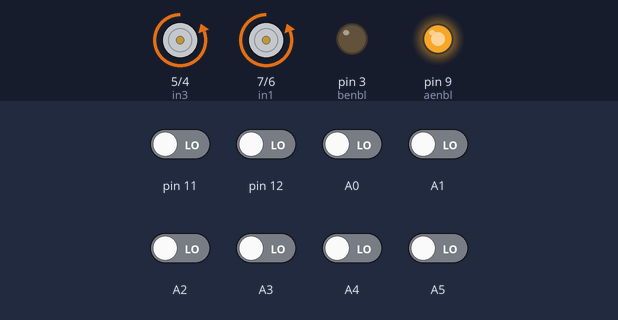
The sketch below on a simulated Arduino Uno, built with avr-gcc and run on an emulated ATmega328P. Parts: motor-driver pin pairs drawn as motors (green arrow = first pin HIGH = forward, orange = second pin HIGH = backward, longer = more drive), output pins drawn as LEDs (lit = HIGH). Inputs (shaded band) come from the test bench; at power-on: A0–5, pin 11, pin 12 LOW. Pins used as bus, display or sensor lines are not drawn.

Above: at 11.2 s.
11.3 s: pin 12 driven HIGH
14.3 s: A1 driven HIGH
At 14.9 s:
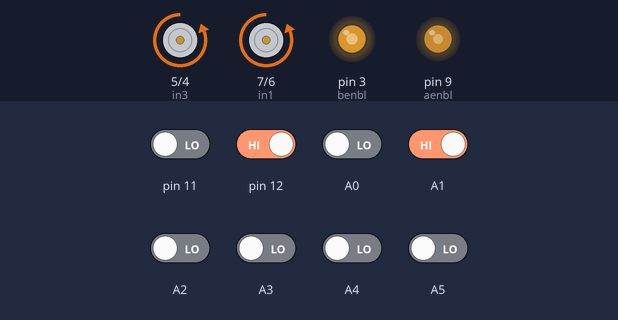
15.8 s: pin 11 driven HIGH
At 16.25 s:
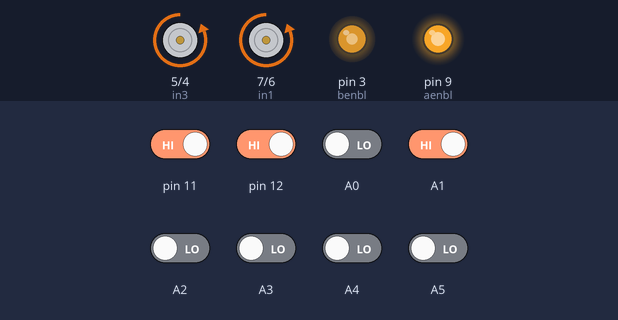
18.8 s: A0 driven HIGH
At 19.1 s:
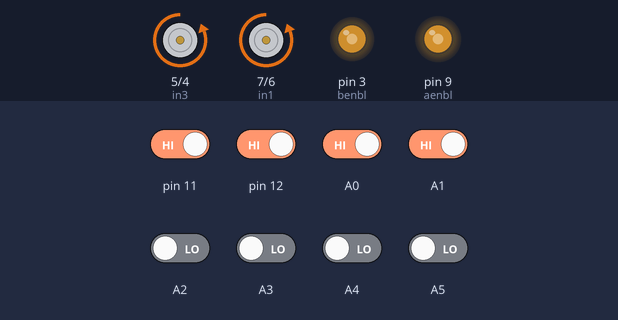
20.3 s: A2 driven HIGH
At 20.45 s:
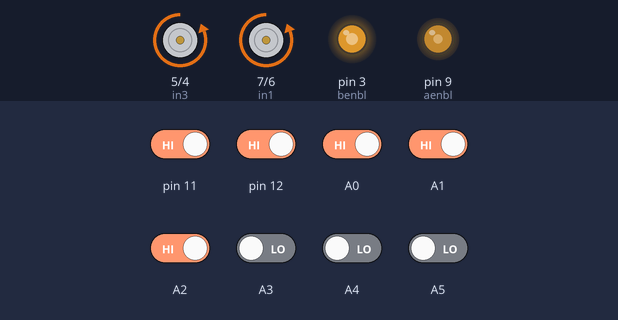
23.3 s: pin 11 driven LOW
Timing chart, 0 to 27.3 s (numbered marks = the images above; inputs shaded):
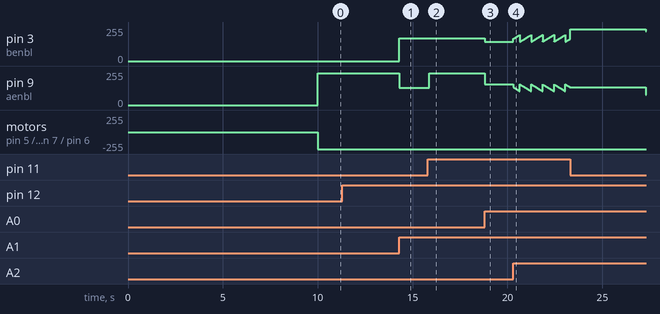

Measured:
- after the input at 14.3 s, pin 3 (benbl): 0/255 → 172/255 at once; pin 9 (aenbl): 240/255 → 128/255 at once
- after the input at 15.8 s, pin 9 (aenbl): 128/255 → 240/255 after 0.09 s
- after the input at 18.8 s, pin 3 (benbl): 172/255 → 146/255 at once; pin 9 (aenbl): 240/255 → 154/255 at once
- after the input at 20.3 s, pin 3 (benbl): ramps from 146/255 to 196/255 and jumps back, once every 0.60 s; pin 9 (aenbl): ramps from 154/255 to 104/255 and jumps back, once every 0.60 s

The sketch:

Line_Follower.ino
```cpp
#include <QTRSensors.h>  // including the QTRSensor library in order for the arduino to understand the commands that are given to the sensors
QTRSensors qtr;         //  setting QTRSensor string to qtr for it to simplify the calling of the library

const uint8_t SensorCount = 8; //declaring the sonsor to activate all of its 8 IR LEDs with 8-bit integer values
uint16_t sensorValues[SensorCount]; // declaring a list that will contain sensor values in it with 16-bit integer values

float Kp = 0.07;  // declaring PROPORTIONAL constant for the PID function that will be created in the upcoming lines
float Ki = 0.0008;  // declaring INTGERAL constant for the PID function that will be created in the upcoming lines
float Kd = 0.6;   // declaring DERIVATIVE constant for the PID function that will be created in the upcoming lines

int P; //declaring an integer named P for the process that is proportional to the error value
int I; //declaring an integer named I for initiliazing the first error value for the summation of past error values
int D; //declaring an integer named D for setting the calculation that will be held in the DERIVATIVE segment in the upcoming PID_control function, to be equal to

int lastError = 0; // declaring an integer for DERIVATIVE segment to use in order to calculate the error values that the system will encounter

const uint8_t maxspeeda = 240; //declaring the maximum speed value (up to 255) for right(A) motor
const uint8_t maxspeedb = 240; //declaring the maximum speed value (up to 255) for left(B) motor

const uint8_t basespeeda = 150;  //declaring the base speed value for motorA
const uint8_t basespeedb = 150;  //declaring the base speed value for motorB

int aenbl = 9; // declaring the ENA pin on the motor driver that is connected to the D9 pin on the arduino to control PWM of the motorA
int in1 = 7; // declaring the IN1 pin on the motor driver that is connected to the D7 pin on the arduino to set a comminucation channel between OUT1 of the motor driver and arduino
int in2 = 6; // declaring the IN2 pin on the motor driver that is connected to the D6 pin on the arduino to set a comminucation channel between OUT2 of the motor driver and arduino

int benbl = 3; // declaring the ENB pin on the motor driver that is connected to the D3 pin on the arduino to control PWM of the motorB
int in3 = 5; // declaring the IN3 pin on the motor driver that is connected to the D5 pin on the arduino to set a comminucation channel between OUT3 of the motor driver and arduino
int in4 = 4; // declaring the IN4 pin on the motor driver that is connected to the D4 pin on the arduino to set a comminucation channel between OUT4 of the motor driver and arduino

void calibration() {

  digitalWrite(LED_BUILTIN, HIGH); // turning on the LED of the arduino in order to inform the user that the system is in the calibration mode

  for (uint16_t i = 0; i < 400; i++) // this loop allows user to manually calibrate the sensor by helding IR LEDs on a dark and respectively light surfaces about 10 seconds. By...
//... limiting the intagrator(i) in the loop up to 400, the user corresponds computing operation with 10 seconds in real life
  {
    qtr.calibrate(); //calibration starts
  }
  digitalWrite(LED_BUILTIN, LOW); // arduino light turns of, indicating that the calibration has ended
}

void setup() {   //the main setup function for hardwares to recognized by the system

  qtr.setTypeRC(); //choosing which one of the sensors models between QTR-8A and QTR-8RC to be worked with

  qtr.setSensorPins((const uint8_t[]){11, 12, A5, A4, A3, A2, A1, A0}, SensorCount); //introducing the connections of IR LEDs to the arduino from 1th to 8th outputs.

  qtr.setEmitterPin(13); //declaring the LEDON pin in order to activate IR LEDs

  pinMode(aenbl, OUTPUT); //setting ENA as OUTPUT for the electrical current to flow correctly
  pinMode(in1, OUTPUT);  //setting IN1 as OUTPUT for the electrical current to flow correctly
  pinMode(in2, OUTPUT); //setting IN2 as OUTPUT for the electrical current to flow correctly


  pinMode(benbl, OUTPUT); //setting ENB as OUTPUT for the electrical current to flow correctly
  pinMode(in3, OUTPUT); //setting IN3 as OUTPUT for the electrical current to flow correctly
  pinMode(in4, OUTPUT); //setting IN4 as OUTPUT for the electrical current to flow correctly

  pinMode(LED_BUILTIN, OUTPUT); //setting LED of the arduino which is built-in to the microcontroller as OUTPUT

  boolean Ok = false; //declaring a boolean variable in order for the calibration operation not to be infinitely

  while (Ok == false) // initiliazing the loop
  {
    calibration(); // calling the calibration function

   Ok = true; //breaking out of the loop
  }
}

void forward(int posa, int posb) { //creating a function for setting the appropriate speed values for motorA and motorB so that the robot goes forward by various rotation angles

   digitalWrite(in4, HIGH); //setting IN4 as HIGH also sets OUT4 as HIGH
   digitalWrite(in3, LOW); //setting IN3 as LOW also sets OUT3 as LOW
   //by setting OUT4 as HIGH and OUT3 as LOW for motorB, the current that flows in the motor driver manipulates the H-Bridge in order for the motorB to turn anticlock-wise direction

   digitalWrite(in2,HIGH); //setting IN2 as HIGH also sets OUT2 as HIGH
   digitalWrite(in1,LOW); //setting IN1 as LOW also sets OUT1 as LOW
   //by setting OUT2 as HIGH and OUT1 as LOW for motorA, the current that flows in the motor driver manipulates the H-Bridge in order for the motorA to turn cloclwise direction

   analogWrite(aenbl, posa); //setting ENA pin to a desired speed value by changing posa parameter between 0 and 255
   analogWrite(benbl, posb); //setting ENB pin to a desired speed value by changing posb parameter between 0 and 255
}


void PID_control() {
  uint16_t position = qtr.readLineBlack(sensorValues); // declaring a 16-bit integer variable named "position" for making it equal to the data set that is obtained from the...
//..."qtr.readLineBlack" function which reads the previously declared "sensorValues" list in order to determine the position of robot

  int error = 3500 - position; //declaring and calculatin an error value with respect to position value.3500 is the ideal position (the centre)

  P = error; //creating a PROPORTIONAL segment in order to make a speed value that is proportional to the error value by using P variable

  I = I + error; //creating a INTEGRAL segment in order to make a speed value according to the STEADY-STATE error value by using summing past error values with usage of I variable

  D = error - lastError; //creating a DERIVATIVE segment in order to make a speed value to prevent overshooting by calculating the overcoming error values with usage of D variable
  lastError = error;

  int motorspeed = P*Kp + I*Ki + D*Kd; //calculating the correction of the speed value since the procces in the system is speed and actuators are motors

  int motorspeeda = basespeeda + motorspeed; //updating the speed value of motorA according to the distance of the systems' center
  int motorspeedb = basespeedb - motorspeed; //updating the speed value of motorB according to the distance of the systems' center

  if (motorspeeda > maxspeeda) {
    motorspeeda = maxspeeda;      //this equation prevents the overshooting of motorspeed variable for motorA since the motors can not read a value more than 255
  }
  if (motorspeedb > maxspeedb) {
    motorspeedb = maxspeedb;     //this equation prevents the overshooting of motorspeed variable for motorB since the motors can not read a value more than 255
  }
  if (motorspeeda < 0) {
    motorspeeda = 0;            //this equation prevents the overshooting of motorspeed variable for motorA since the motors can not read a value less than 0
  }
  if (motorspeedb < 0) {
    motorspeedb = 0;        //this equation prevents the overshooting of motorspeed variable for motorB since the motors can not read a value less than 0
  }
  forward(motorspeeda, motorspeedb);//according to the correction of speedvalues, the forward function embedded within the PID function for the robot to move is activated
}

void loop() {  // main loop function for the robot to operate

    PID_control(); // calling the PID_control for the code to infinitely loop

}


/*************************************************************************
* Function Name: PID_control
**************************************************************************
* Summary:
* This is the function of the PID control system. The distinguishing
* feature of the PID controller is the ability to use the three control
* terms of proportional, integral and derivative influence on the controller
* output to apply accurate and optimal control. This correction is applied to
* the speed of the motors, which should be in range of the interval [0, max_speed],
* max_speed <= 255.
*
* Parameters:
* none
*
* Returns:
*  none
*************************************************************************/
```
